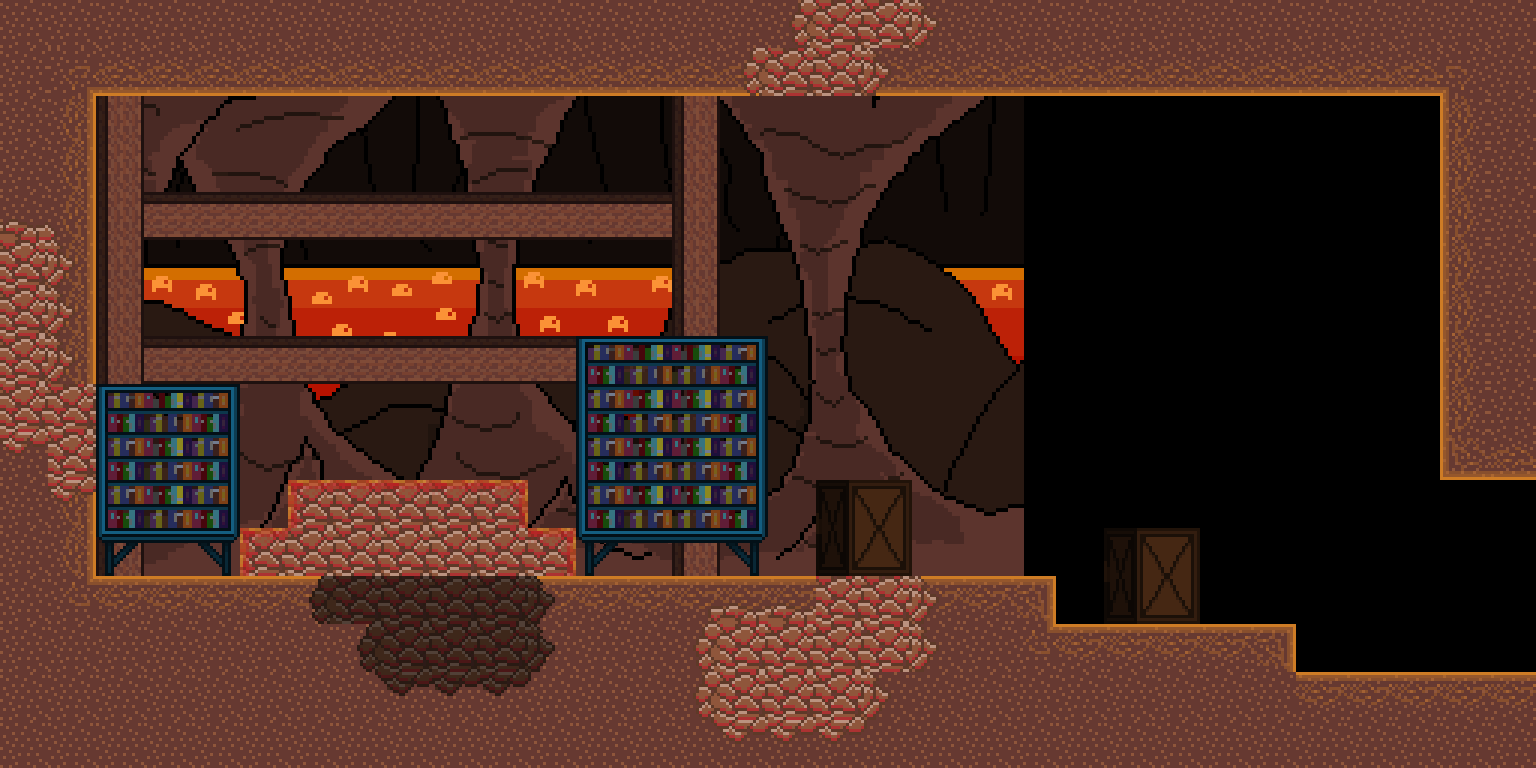

A 2D game scene composited from a Tiled map and its tileset images. What follows is a short description and the map's XML, with each tile layer's data collapsed to a summary:
An orthogonal 32x16 tile map with 48x48 px tiles, 2 tile layers (back_tiles, front), 3 tilesets, 3 image layers and 12 objects (SpellUnlockFire).

<map version="1.4" tiledversion="1.4.2" orientation="orthogonal" renderorder="right-down" width="32" height="16" tilewidth="48" tileheight="48" infinite="0" nextlayerid="20" nextobjectid="96">
 <tileset firstgid="1" name="tileset01" tilewidth="48" tileheight="48" tilecount="176" columns="16">
  <image source="tilesets/tileset01.png" width="768" height="528" />
 </tileset>
 <tileset firstgid="177" name="tileset02" tilewidth="48" tileheight="48" tilecount="121" columns="11">
  <image source="tilesets/tileset02.png" width="528" height="528" />
 </tileset>
 <tileset firstgid="298" name="objects" tilewidth="48" tileheight="48" tilecount="64" columns="8">
  <image source="objects.png" width="384" height="384" />
 </tileset>
 <imagelayer id="17" name="Image Layer 1">
  <image source="Backgrounds/fire_back.png" width="1024" height="576" />
 </imagelayer>
 <imagelayer id="18" name="Image Layer 2">
  <image source="Backgrounds/fire_far.png" width="1024" height="576" />
 </imagelayer>
 <imagelayer id="19" name="Image Layer 3">
  <image source="Backgrounds/fire_front.png" width="1024" height="576" />
 </imagelayer>
 <layer id="11" name="back_tiles" width="32" height="16">
  <properties>
   <property name="tileset" type="int" value="1" />
  </properties>
  <data>[512 cells, 269 non-empty, 14 distinct tile ids]</data>
 </layer>
 <layer id="12" name="front" width="32" height="16">
  <properties>
   <property name="tileset" type="int" value="1" />
  </properties>
  <data>[512 cells, 87 non-empty, 30 distinct tile ids]</data>
 </layer>
 <objectgroup color="#ffaa00" id="16" name="spawnpoints">
  <object id="35" x="1488" y="480" width="48" height="48">
   <properties>
    <property name="id" type="int" value="0" />
   </properties>
  </object>
 </objectgroup>
 <objectgroup id="14" name="objects">
  <object id="95" type="SpellUnlockFire" gid="298" x="384" y="432" width="48" height="48" />
 </objectgroup>
 <objectgroup color="#0000ff" id="13" name="walls">
  <object id="24" x="1440" y="0" width="192" height="480" />
  <object id="26" x="0" y="96" width="96" height="576" />
  <object id="43" x="528" y="528" width="48" height="48" />
  <object id="49" x="0" y="0" width="1440" height="96" />
  <object id="50" x="240" y="528" width="48" height="48" />
  <object id="52" x="0" y="672" width="1632" height="96" />
  <object id="53" x="288" y="480" width="240" height="96" />
  <object id="54" x="96" y="576" width="960" height="96" />
  <object id="55" x="1056" y="624" width="240" height="48" />
 </objectgroup>
 <objectgroup color="#00ff00" id="15" name="doors">
  <object id="19" x="1584" y="480" width="48" height="192">
   <properties>
    <property name="horizontal" type="bool" value="false" />
    <property name="id_point" type="int" value="1" />
    <property name="id_room" type="int" value="2" />
   </properties>
  </object>
 </objectgroup>
</map>
